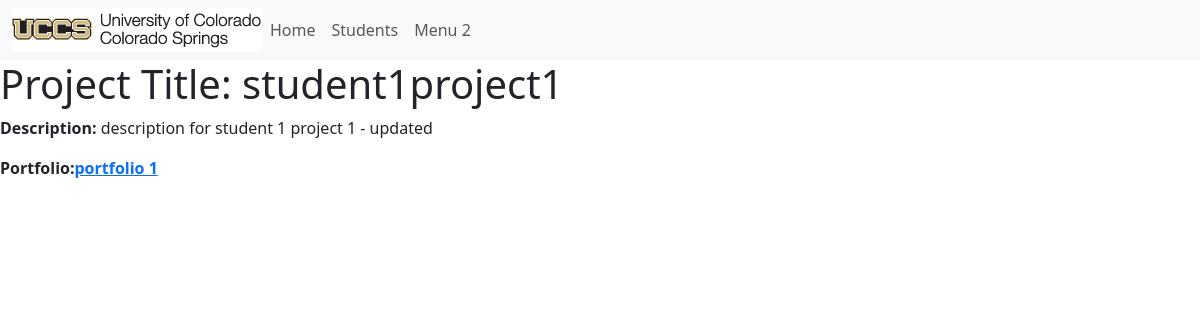
The page /project/5 on the database as committed earlier.
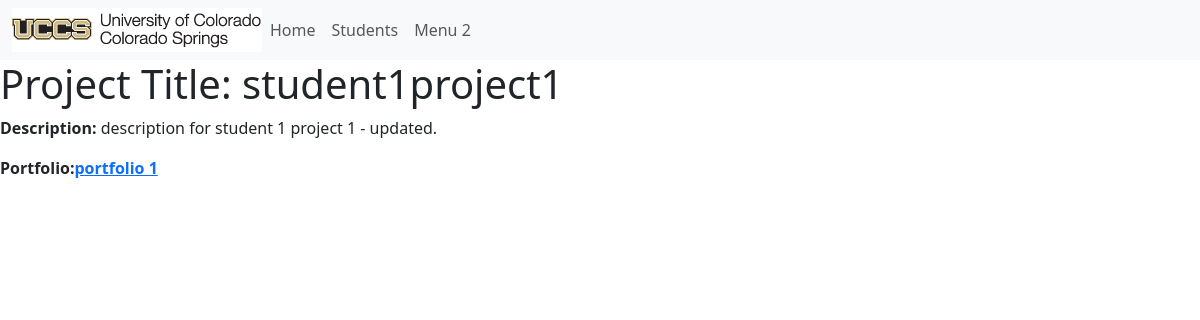
The same page on the database as committed later.
### portfolio_app/models.py (models this page shows, shortened)
class Project(models.Model):
    title = models.CharField(max_length = 200)
    description = models.TextField()
    portfolio = models.ForeignKey(Portfolio, on_delete=models.CASCADE, default = None)

class Portfolio(models.Model):
    title = models.CharField(max_length = 200)
    contact_email = models.CharField(max_length = 200)
    is_active = models.BooleanField(default = False)
    about = models.TextField(blank = True)
    def get_absolute_url(self):
        return reverse('portfolio-detail', args=[str(self.id)])

### portfolio_app/views.py (the view)
# urls.py: path('project/<int:pk>', views.ProjectDetailView.as_view(), name='project-detail'),
class ProjectDetailView(generic.DetailView):
    model = Project

### portfolio_app/templates/portfolio_app/project_detail.html
{% extends 'portfolio_app/base_template.html' %}
{% block content %}
<h1>Project Title: {{ project.title }}</h1>
<p><strong>Description: </strong> {{ project.description }}</p>
<p><strong>Portfolio:<a href="{{ project.portfolio.get_absolute_url }}">{{ project.portfolio.title }} </a>
{% endblock %}

Rows that differ between the two databases and show on the page:
changed Project "student1project1": description "description for student 1 project 1 - updated" → "description for student 1 project 1 - updated."
